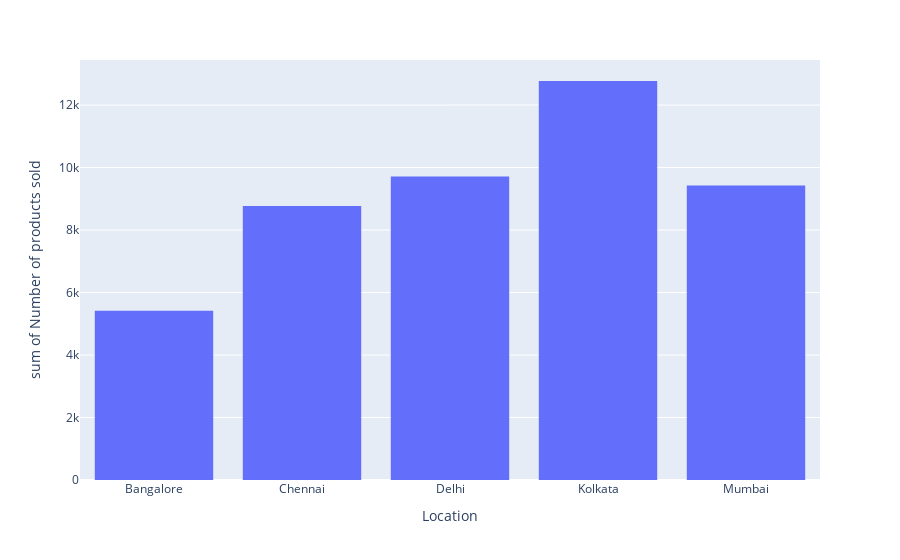

The cell this chart's notebook holds for it:
### Markdown cell above
<h4>Historical graph representatin about product selling city</h4>

### Code cell
selling_ct = df.groupby(['Location','Customer demographics'])['Number of products sold'].sum().reset_index()
fig = px.histogram(selling_ct,x="Location",y="Number of products sold")
fig.show()

### Figure 1 — Plotly figure (JSON) as saved in the notebook; plotly's stock layout.template omitted (floating-point values rounded to 4 significant figures)
{"data": [{"alignmentgroup": "True", "bingroup": "x", "histfunc": "sum", "hovertemplate": "Location=%{x}<br>sum of Number of products sold=%{y}<extra></extra>", "legendgroup": "", "marker": {"color": "#636efa", "pattern": {"shape": ""}}, "name": "", "offsetgroup": "", "orientation": "v", "showlegend": false, "type": "histogram", "x": ["Bangalore", "Bangalore", "Bangalore", "Bangalore", "Chennai", "Chennai", "Chennai", "Chennai", "Delhi", "Delhi", "Delhi", "Delhi", "Kolkata", "Kolkata", "Kolkata", "Kolkata", "Mumbai", "Mumbai", "Mumbai", "Mumbai"], "xaxis": "x", "y": [1530, 1206, 2021, 663, 1620, 646, 1581, 4921, 4002, 1859, 1767, 2087, 3989, 1901, 3258, 3622, 1660, 1895, 1953, 3918], "yaxis": "y"}], "layout": {"barmode": "relative", "legend": {"tracegroupgap": 0}, "margin": {"t": 60}, "xaxis": {"anchor": "y", "domain": [0, 1], "title": {"text": "Location"}}, "yaxis": {"anchor": "x", "domain": [0, 1], "title": {"text": "sum of Number of products sold"}}}}
